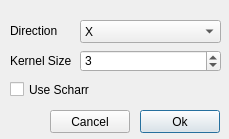
<?xml version="1.0" encoding="UTF-8"?>
<ui version="4.0">
 <class>FSobelDialog</class>
 <widget class="QDialog" name="FSobelDialog">
  <property name="geometry">
   <rect>
    <x>0</x>
    <y>0</y>
    <width>229</width>
    <height>139</height>
   </rect>
  </property>
  <property name="windowTitle">
   <string>Sobel Kernel</string>
  </property>
  <widget class="QLabel" name="lblDirection">
   <property name="geometry">
    <rect>
     <x>10</x>
     <y>20</y>
     <width>71</width>
     <height>21</height>
    </rect>
   </property>
   <property name="text">
    <string>Direction</string>
   </property>
  </widget>
  <widget class="QComboBox" name="cboDirection">
   <property name="geometry">
    <rect>
     <x>80</x>
     <y>20</y>
     <width>141</width>
     <height>23</height>
    </rect>
   </property>
   <item>
    <property name="text">
     <string>X</string>
    </property>
   </item>
   <item>
    <property name="text">
     <string>Y</string>
    </property>
   </item>
  </widget>
  <widget class="QPushButton" name="cmdOk">
   <property name="geometry">
    <rect>
     <x>140</x>
     <y>110</y>
     <width>80</width>
     <height>23</height>
    </rect>
   </property>
   <property name="text">
    <string>Ok</string>
   </property>
  </widget>
  <widget class="QPushButton" name="cmdCancel">
   <property name="geometry">
    <rect>
     <x>50</x>
     <y>110</y>
     <width>80</width>
     <height>23</height>
    </rect>
   </property>
   <property name="text">
    <string>Cancel</string>
   </property>
  </widget>
  <widget class="QLabel" name="lblKernel">
   <property name="geometry">
    <rect>
     <x>10</x>
     <y>50</y>
     <width>71</width>
     <height>21</height>
    </rect>
   </property>
   <property name="text">
    <string>Kernel Size</string>
   </property>
  </widget>
  <widget class="QSpinBox" name="spnKernel">
   <property name="geometry">
    <rect>
     <x>80</x>
     <y>50</y>
     <width>141</width>
     <height>22</height>
    </rect>
   </property>
   <property name="minimum">
    <number>1</number>
   </property>
   <property name="maximum">
    <number>7</number>
   </property>
   <property name="singleStep">
    <number>2</number>
   </property>
   <property name="value">
    <number>3</number>
   </property>
  </widget>
  <widget class="QCheckBox" name="chkScharr">
   <property name="geometry">
    <rect>
     <x>10</x>
     <y>80</y>
     <width>211</width>
     <height>19</height>
    </rect>
   </property>
   <property name="text">
    <string>Use Scharr</string>
   </property>
  </widget>
 </widget>
 <resources/>
 <connections/>
</ui>
